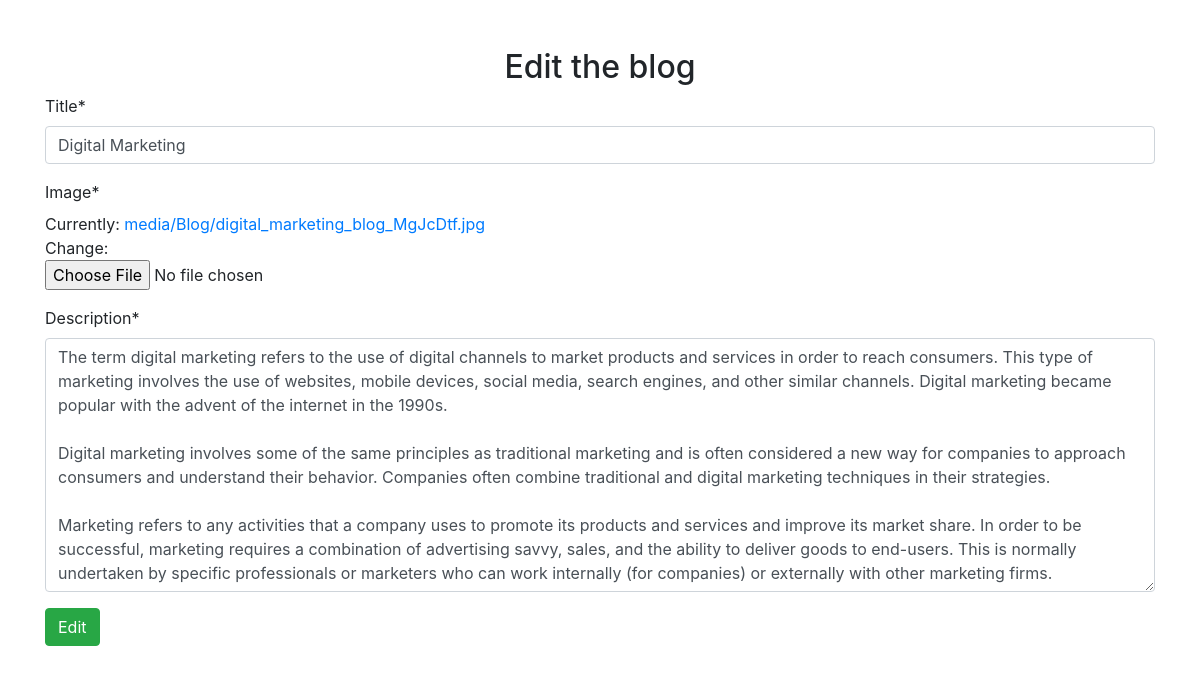
/editblog/16 (signed in), run on the app's committed database.
### curd/models.py (models this page shows, shortened)
class Blog(models.Model):
    user = models.ForeignKey(User,on_delete = models.CASCADE,null=True)
    Title=models.CharField(max_length=40)
    Image=models.ImageField(upload_to="media/Blog")
    Description=models.TextField()

### curd/views.py (the view)
# urls.py: path('editblog/<int:id>',views.editblog,name="editblog"),
@login_required(login_url='login')
def editblog(request,id):
    get_id=Blog.objects.get(id=id)
    updateform=BlogaddForm(request.POST or None,request.FILES or None, instance=get_id)
    if request.method=="POST":
        if updateform.is_valid():
            updateform.save()
            return redirect('/')
    return render(request,"editblog.html",{'form':updateform})

### curd/forms.py
class BlogaddForm(forms.ModelForm):
    class Meta:
        model=Blog
        exclude=('user',)

### curd/templates/editblog.html (shortened to what this page needs)
<!DOCTYPE html>
<html lang="en">
<head>
    <link rel="stylesheet" href="https://cdn.jsdelivr.net/npm/bootstrap@4.3.1/dist/css/bootstrap.min.css">
</head>
<body>
    <div class="container py-5">
       <center> <h2>Edit the blog</h2></center>
        {% load crispy_forms_tags %}
        <form action="" method="POST" enctype="multipart/form-data">
            {{form|crispy}}
            <button type="submit" class="btn btn-success">Edit</button>
        </form>
    </div>
</body>
</html>

### data on the page
Blog: Title "Digital Marketing", Description "The term digital marketing refers to the use of digital channels to market products and services in order to reach consumers. This type of marketing involves the use of websites, mobile devices, social media, search engines, and other similar channels. Digital marketing became popular with the advent of the internet in the 1990s. Digital marketing involves some of the same principles as traditional marketing and is often considered a new way for companies to approach consumers and understand their behavior. Companies often combine traditional and digital marketing techniques in their strategies. Marketing refers to any activities that a company uses to promote its products and services and…"
